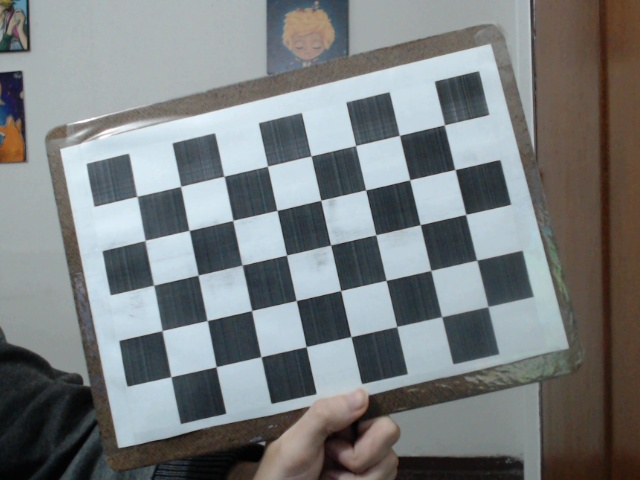
#> input picture objeto_0.jpg, 640 x 480 px
$ python video.py
#> lines starting #> are read from the running program, lines starting #| are printed output that depends on the picture; after the words box and inside, x2 and y2 are one past the last pixel; in counts of white or black regions, pixels touching at a corner belong together
import numpy as np
import cv2 as cv2
import glob
import pafy
import operator

DIMX=8
DIMY=5
square_size=28

# termination criteria
criteria = (cv2.TERM_CRITERIA_EPS + cv2.TERM_CRITERIA_MAX_ITER, 30, 0.001)

# prepare object points, like (0,0,0), (1,0,0), (2,0,0) ....,(6,5,0)

objp = np.zeros((DIMY*DIMX,3), np.float32)
objp[:,:2] = np.mgrid[0:DIMX,0:DIMY].T.reshape(-1,2)
objp *= square_size
#print("se crea los puntos origen note la escala que es 1 en este caso aca se multiplica por el tamanio del rectangulo en milimetros")
#print(objp)
# Arrays to store object points and image points from all the images.
objpoints = [] # 3d point in real world space
imgpoints = [] # 2d points in image plane.

images = glob.glob('*.jpg')


for fname in images:
    img = cv2.imread(fname)
#> img is the input picture: shape (480, 640, 3); mean B, G, R 126.3, 125.4, 121.1
    gray = cv2.cvtColor(img,cv2.COLOR_BGR2GRAY)
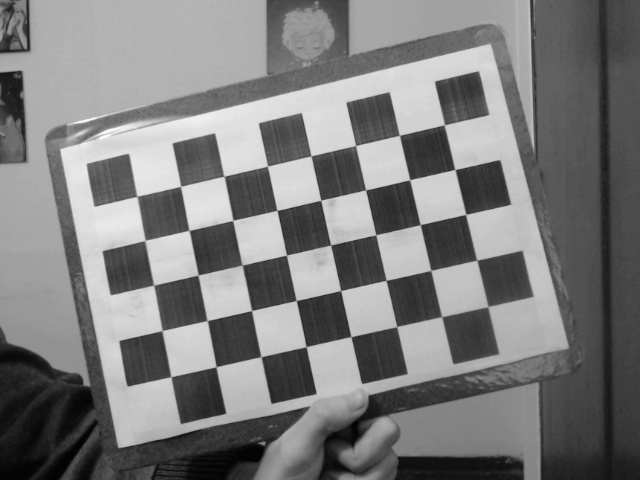
#> gray: shape (480, 640); min 0, max 255, mean 124.2

    # Find the chess board corners
    ret, corners = cv2.findChessboardCorners(gray, (DIMX,DIMY),None)
#> ret = True; corners = 40 rows, first 8: [136.8, 196.3], [180.5, 186.5], [224, 176.2], [267.4, 166.2], [311.2, 156.1], [355.9, 145.6], [399.6, 135.3], [444.2, 124.8]

    # If found, add object points, image points (after refining them)
    if ret == True:
        objpoints.append(objp)

        corners2 = cv2.cornerSubPix(gray,corners,(11,11),(-1,-1),criteria)
#> corners2 = 40 rows, first 8: [137, 196.4], [180.5, 186.4], [224.1, 176.3], [267.4, 166.3], [311.2, 155.9], [355.5, 145.6], [399.4, 135.4], [444.2, 124.9]
        #print(corners2)
        imgpoints.append(corners2)


        # Draw and display the corners
        img = cv2.drawChessboardCorners(img, (DIMX,DIMY), corners2,ret)
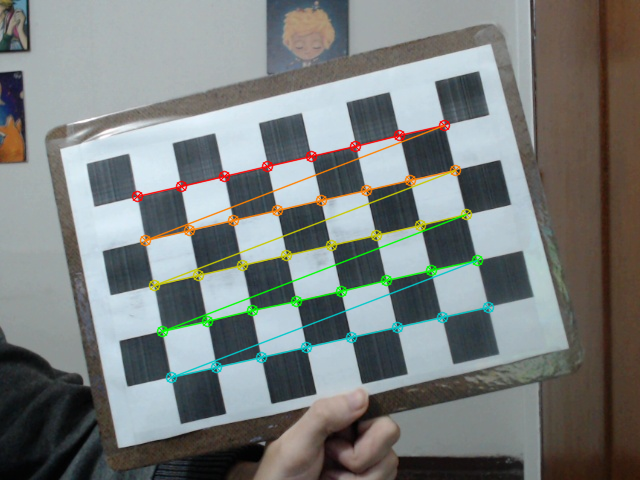
#> img: shape (480, 640, 3); 3.73% of pixels changed, all inside (x1, y1, x2, y2) = (131, 119, 495, 384)
        cv2.imshow('img',img)
        cv2.imwrite('cal.png',img)
        cv2.waitKey(3)
#> pass 2 of the loop `for fname in images:`:
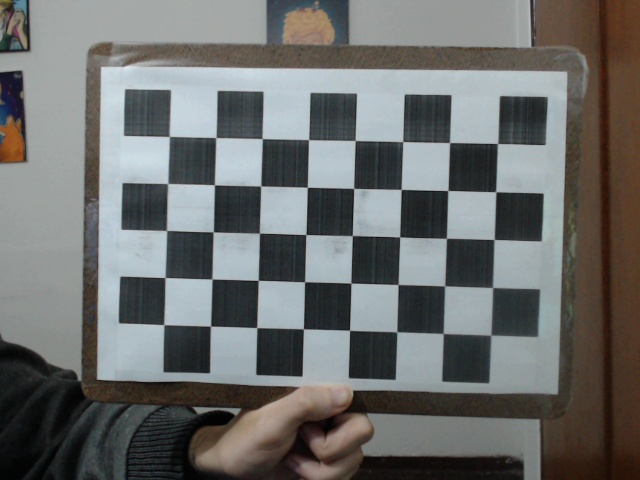
#> input picture objeto_1.jpg, 640 x 480 px
#> img is the input picture: shape (480, 640, 3); mean B, G, R 107.8, 109.1, 107.7
#> `gray = cv2.cvtColor(img,cv2.COLOR_BGR2GRAY)`:
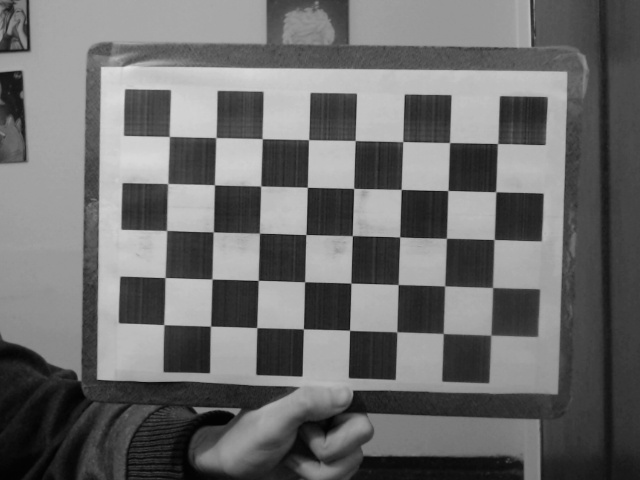
#> gray: shape (480, 640); min 1, max 227, mean 108.5
#> corners = 40 rows, first 8: [169.3, 136.4], [215.8, 137.6], [262.4, 138.7], [308.6, 139.8], [355.2, 140.7], [403, 141.6], [449.6, 142.7], [497.3, 143.6]
#> corners2 = 40 rows, first 8: [169.3, 136.5], [215.8, 137.5], [262.2, 138.7], [308.5, 139.7], [355.2, 140.5], [402.7, 141.6], [449.6, 142.6], [497.5, 143.5]
#> `img = cv2.drawChessboardCorners(img, (DIMX,DIMY), corners2,ret)`:
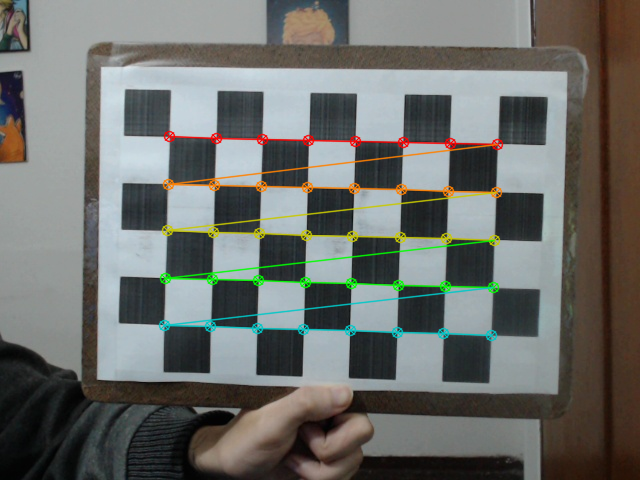
#> img: shape (480, 640, 3); 3.92% of pixels changed, all inside (x1, y1, x2, y2) = (158, 130, 504, 342)
#> pass 3 of the loop `for fname in images:`:
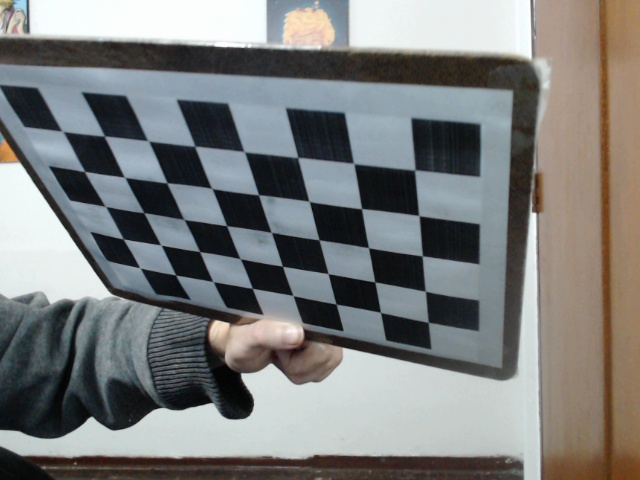
#> input picture objeto_10.jpg, 640 x 480 px
#> img is the input picture: shape (480, 640, 3); mean B, G, R 124.3, 125.4, 123.9
#> `gray = cv2.cvtColor(img,cv2.COLOR_BGR2GRAY)`:
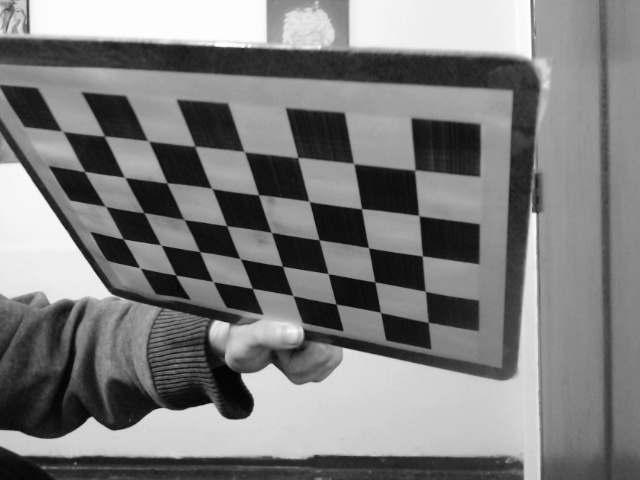
#> gray: shape (480, 640); min 1, max 255, mean 124.8
#> corners = 40 rows, first 8: [62.63, 130.6], [104.5, 136], [148.3, 140.8], [194.3, 145.8], [244.2, 151.3], [298, 157.5], [353.8, 163.2], [414.5, 170.1]
#> corners2 = 40 rows, first 8: [62.45, 131.3], [104.3, 136], [148.2, 140.9], [194.7, 146.3], [244.3, 151.7], [297.7, 157.6], [353.7, 163.6], [414.7, 170]
#> `img = cv2.drawChessboardCorners(img, (DIMX,DIMY), corners2,ret)`:
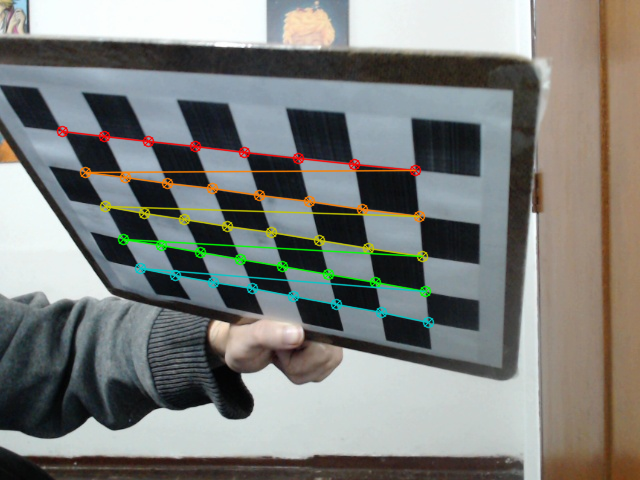
#> img: shape (480, 640, 3); 3.72% of pixels changed, all inside (x1, y1, x2, y2) = (56, 125, 435, 329)
#> the loop made 4 passes; the first 3 are shown


cv2.destroyAllWindows()
cv2.waitKey(2)
#print(imgpoints)

ret, mtx, dist, rvecs, tvecs = cv2.calibrateCamera(objpoints, imgpoints, gray.shape[::-1],None,None)

# [5 lines of commented-out code are left out]


img2 = cv2.imread('objeto_20.jpg')
#> (the run stopped early here; a loop or call above may not have finished)
